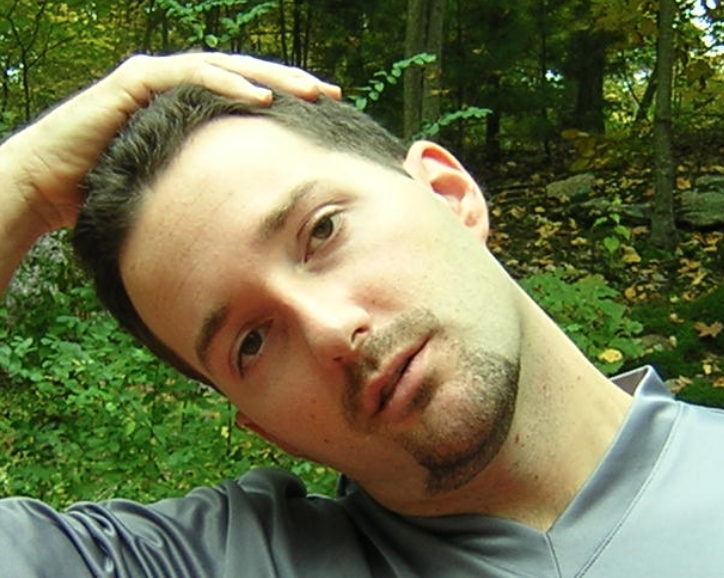
#> input picture challenge1/Notebooks/test.png, 724 x 578 px
$ python detect_face.py Notebooks/test.png
#> lines starting #> are read from the running program, lines starting #| are printed output that depends on the picture
import sys
import cv2
import numpy as np

if __name__ == '__main__':
    img_name = sys.argv[1]
    face_cascade = cv2.CascadeClassifier('haarcascades/haarcascade_frontalface_default.xml')
    img = cv2.imread(img_name)
#> img is the input picture: shape (578, 724, 3); mean B, G, R 78, 115.6, 112.1
    gray = cv2.cvtColor(img, cv2.COLOR_BGR2GRAY)
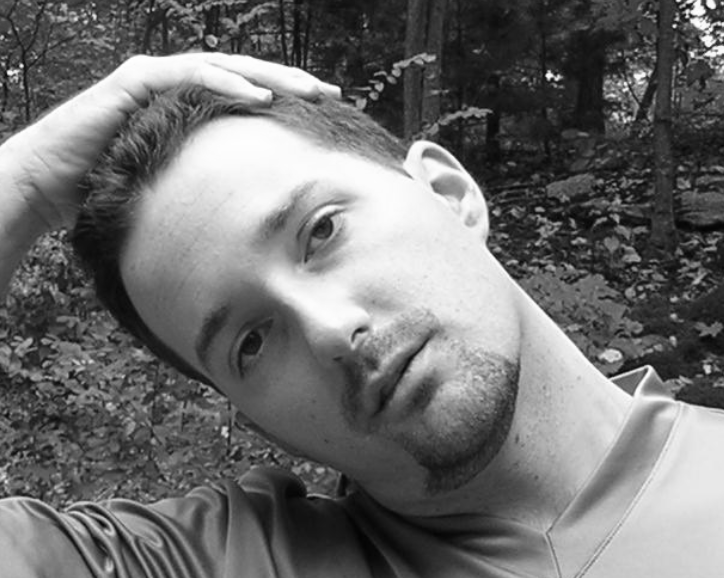
#> gray: shape (578, 724); min 2, max 255, mean 110.2
    faces = face_cascade.detectMultiScale(gray, 1.3, 5)
#> faces = ()
    for (x,y,w,h) in faces:
        cv2.rectangle(img,(x,y),(x+w,y+h),(255,0,0),2)
        roi_gray = gray[y:y+h, x:x+w]
        roi_color = img[y:y+h, x:x+w]
#> this loop made 0 passes
    cv2.imshow('img', img)
    cv2.waitKey(0)
    cv2.destroyAllWindows()
